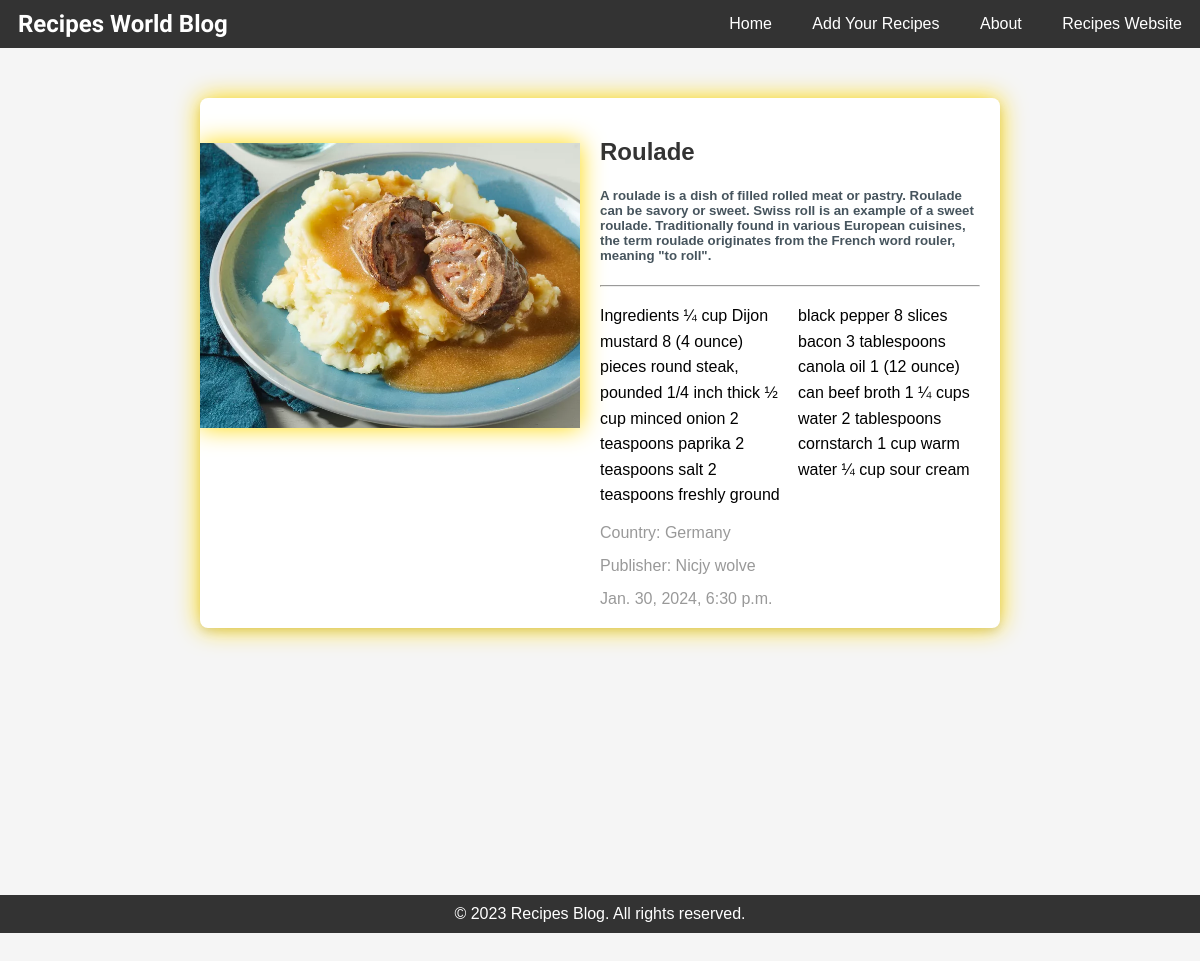
The page /amazon/blog_recipe/Roulade/7 on the database its author committed.
### amazon/models.py (models this page shows)
class BlogRecipes(models.Model):
    name = models.CharField(max_length=100, null=True)
    details = models.CharField(max_length=300, null=True)
    description = models.TextField(null=True)
    country = models.CharField(max_length=100, null=True, default='none')
    active = models.BooleanField(default=True, null=True)
    image = models.ImageField(upload_to='photos/%y/%m/%d', null=True)
    added_at = models.DateTimeField(auto_now_add=True)
    publisher = models.CharField(null=True, max_length=50)

### amazon/views.py (the view)
# urls.py: path('blog_recipe/<str:recipe_name>/<int:recipe_id>', views.blog_recipe_details, name='blog_details'),
def blog_recipe_details(request, recipe_name, recipe_id):
    recipe = get_object_or_404(BlogRecipes, name=recipe_name, id=recipe_id)
    return render(request, 'blog/recipe_details.html', {'recipe':recipe})

### templates/blog/recipe_details.html (shortened to what this page needs)
<!DOCTYPE html>
<html lang="en">
<head>
</head>
<body>
  <nav>
    <div class="logo">
      <a class="logo-name" href=" {% url 'blog' %} " style="cursor: pointer;">Recipes World Blog</a>
    </div>
    <div>
      <a href=" {% url 'blog' %} " style="cursor: pointer;">Home</a>
      <a href="{% url "add_recipe" %}" target="_blank">Add Your Recipes</a>
      <a href="#">About</a>
      <a href="{% url 'home' %}">Recipes Website</a>
    </div>
  </nav>
  <div class="product-container">
    <div class="product-image">
      <img src="{{recipe.image.url}}" alt="Product Image">
    </div>
    <div class="product-details">
      <h2> {{recipe.name}} </h2>
      <h5 style="color: #46545d;"> {{recipe.details}} </h5>
      <hr>
      <p class="details" style="color: #000;"> {{recipe.description}} </p>
      <span>Country: {{recipe.country}}</span>
      <span>Publisher: {{recipe.publisher}}</span>
      <span>{{recipe.added_at}}</span>
    </div>
  </div>
<footer>
  &copy; 2023 Recipes Blog. All rights reserved.
</footer>
</body>
</html>

### templates/blog/recipe_details.html (style rules this page uses)
body { font-family: 'Arial', sans-serif; margin: 0; padding: 0; display: flex; flex-direction: column; align-items: center; height: 150vh; background-color: #f5f5f5; overflow-x: hidden; }
nav { background-color: #333; padding: 10px 20px; color: white; display: flex; justify-content: space-between; align-items: center; width: 100%; }
nav a { color: white; text-decoration: none; margin: 0 10px; padding: 8px; border-radius: 5px; transition: background-color 0.3s; font-family: Arial, Helvetica, sans-serif; }
.logo .logo-name { font-size: 1.5em; font-weight: bold; font-family: "Sofia", sans-serif; margin-left: 10px; }
.product-container { display: flex; background-color: #fff; border-radius: 8px; overflow: hidden; box-shadow: 0 4px 8px rgba(0, 0, 0, 0.1); margin-top: 50px; width: 80%; max-width: 800px; filter: drop-shadow(0 0 0.75rem rgb(255, 217, 0)); }
.product-image { flex: 1; overflow: hidden; filter: drop-shadow(0 0 0.75rem rgb(255, 217, 0)); }
.product-image img { width: 100%; height: auto; display: block; margin-top: 45px; }
.details { flex-direction: column; columns: 2; }
.product-details { flex: 1; padding: 20px; }
.product-details h2 { font-size: 24px; margin-bottom: 10px; color: #333; }
.product-details p { font-size: 16px; color: #666; line-height: 1.6; }
.product-details span { display: block; margin-top: 15px; color: #999; }
footer { background-color: #333; color: white; text-align: center; padding: 10px 0; width: 100%; margin: auto; }

### rows shown on the page
BlogRecipes: image (picture), name "Roulade", details "A roulade is a dish of filled rolled meat or pastry. Roulade can be savory or sweet. Swiss roll is an example of a sweet roulade. Traditionally found in various European cuisines, the term roulade originates from the French word rouler, meaning \"to roll\".", description "Ingredients ¼ cup Dijon mustard 8 (4 ounce) pieces round steak, pounded 1/4 inch thick ½ cup minced onion 2 teaspoons paprika 2 teaspoons salt 2 teaspoons freshly ground black pepper 8 slices bacon 3 tablespoons canola oil 1 (12 ounce) can beef broth 1 ¼ cups water 2 tablespoons cornstarch 1 cup warm water ¼ cup sour cream", country "Germany", publisher "Nicjy wolve", added_at "Jan. 30, 2024, 6:30 p.m."
